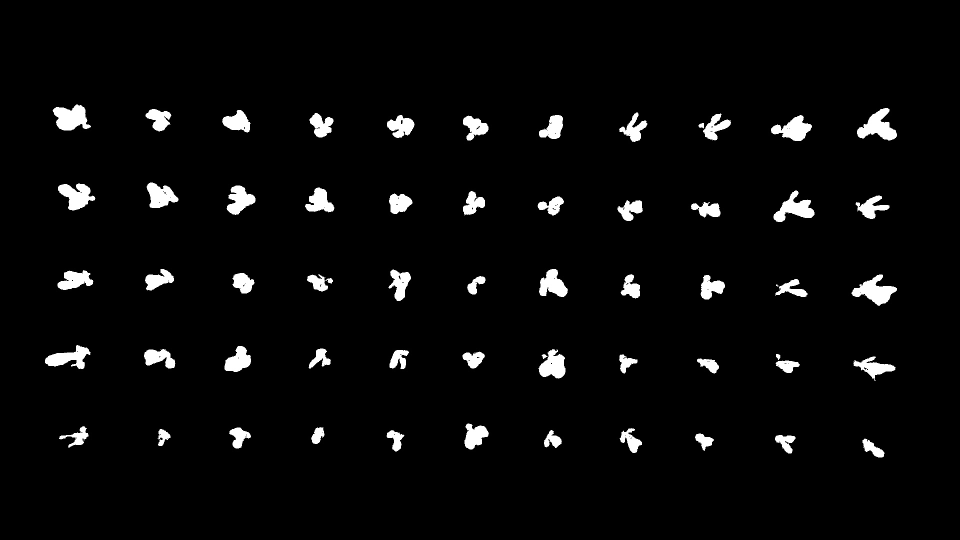
#> input picture image_data/masks/T03_mask/T03_GH13_JC01_Feb-02-2023_0743_rgb.jpg, 1920 x 1080 px, given as the content of the folder T03_example, which was not available (shown at 1/2 size)
$ python Find_RGB.py
#> lines starting #> are read from the running program, lines starting #| are printed output that depends on the picture; after the words box and inside, x2 and y2 are one past the last pixel; in counts of white or black regions, pixels touching at a corner belong together; pictures that were not available may be replaced by others from this repository, and a replacement may not be noted
# finding hsv range of target object(pen)
import cv2
import numpy as np
import time
import glob
from os import chdir,remove,mkdir

# A required callback method that goes into the trackbar function.
def nothing(x):
    pass

# [8 lines of commented-out code are left out]

filenames = sorted(glob.glob('T03_example/*.jpg'))


l_r, l_g, l_b, u_r, u_g, u_b, size_ig = 0,0,0,255,255,255,0
for id, file in enumerate (filenames):
    if 1==1:# file[0:2] == "24":
        img = cv2.imread(file)                  # open a file
#> img is the input picture: shape (1080, 1920, 3); min 0, max 255, mean 9.4
        # [4 lines of commented-out code are left out]
        cap = img
        frame = cap


        # Create a window named trackbars.
        cv2.namedWindow("Trackbars")

        # Now create 6 trackbars that will control the lower and upper range of
        # H,S and V channels. The Arguments are like this: Name of trackbar,
        # window name, range,callback function. For Hue the range is 0-179 and
        # for S,V its 0-255.
        cv2.createTrackbar("L - R", "Trackbars", l_r, 179, nothing)
        cv2.createTrackbar("L - G", "Trackbars", l_g, 255, nothing)
        cv2.createTrackbar("L - B", "Trackbars", l_b, 255, nothing)
        cv2.createTrackbar("U - R", "Trackbars", u_r, 179, nothing)
        cv2.createTrackbar("U - G", "Trackbars", u_g, 255, nothing)
        cv2.createTrackbar("U - B", "Trackbars", u_b, 255, nothing)
        cv2.createTrackbar("Size", "Trackbars", size_ig, 1500, nothing)


        while True:


            # Convert the BGR image to HSV image.
            rgb = cv2.cvtColor(cap, cv2.COLOR_BGR2RGB)

            # Get the new values of the trackbar in real time as the user changes
            # them
            l_r = cv2.getTrackbarPos("L - R", "Trackbars")
            l_g = cv2.getTrackbarPos("L - G", "Trackbars")
            l_b = cv2.getTrackbarPos("L - B", "Trackbars")
            u_r = cv2.getTrackbarPos("U - R", "Trackbars")
            u_g = cv2.getTrackbarPos("U - G", "Trackbars")
            u_b = cv2.getTrackbarPos("U - B", "Trackbars")
            size_ig = cv2.getTrackbarPos("Size", "Trackbars")

            # Set the lower and upper HSV range according to the value selected
            # by the trackbar
            lower_range = np.array([l_r, l_g, l_b])
            upper_range = np.array([u_r, u_g, u_b])

            # Filter the image and get the binary mask, where white represents
            # your target color
            mask = cv2.inRange(rgb, lower_range, upper_range)
#> mask: shape (1080, 1920); every value is 255
            cont, hier = cv2.findContours(mask, cv2.RETR_EXTERNAL, cv2.CHAIN_APPROX_NONE)
#> cont = 1 contour; box (x1, y1, x2, y2) and area: (0, 0, 1920, 1080) 2070601
            for contour in cont:
                if cv2.contourArea(contour) < size_ig:
                    cv2.fillPoly(mask, pts=[contour], color=(0, 0, 0))
#> this loop made 1 pass

            # You can also visualize the real part of the target color (Optional)
            res = cv2.bitwise_and(frame, frame, mask=mask)

            # Converting the binary mask to 3 channel image, this is just so
            # we can stack it with the others
            mask_3 = cv2.cvtColor(mask, cv2.COLOR_GRAY2BGR)
#> mask_3: shape (1080, 1920, 3); every value is 255

            # stack the mask, orginal frame and the filtered result
            stacked = np.hstack((mask_3, frame, res))
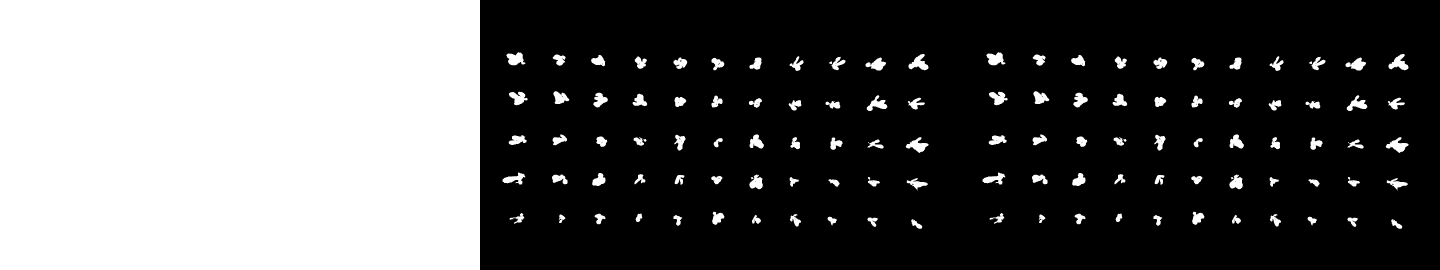
#> stacked: shape (1080, 5760, 3) (shown at 1/4 size); min 0, max 255, mean 91.3

            # Show this stacked frame at 40% of the size.
            cv2.imshow('Trackbars', cv2.resize(stacked, None, fx=0.3, fy=0.3))
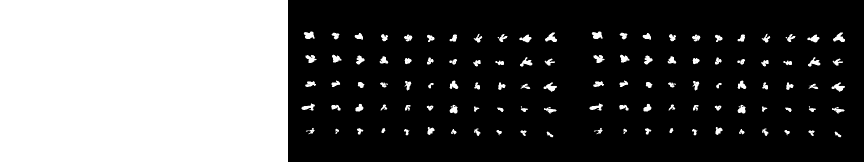
#> window 'Trackbars': shape (324, 1728, 3) (shown at 1/2 size); min 0, max 255, mean 91.3

            # If the user presses ESC then exit the program
            key = cv2.waitKey(1)
#> (key Esc is pressed here)
            if key == 27:
                break

            # If the user presses `s` then print this array.
            if key == ord('s'):
                thearray = [[l_r, l_g, l_b], [u_r, u_g, u_b]]
                print(thearray)
                img_name = file.split('\\')[-1]
                cv2.imwrite(f'T03_mask/{img_name}', mask)

                # Also save this array as penval.npy
                #np.save('hsv_value', thearray)
                break


        # Release the camera & destroy the windows.
        cv2.destroyAllWindows()

$ run again, on image_data/masks/T03_mask/T03_GH13_JC01_Feb-16-2023_0754_rgb.jpg
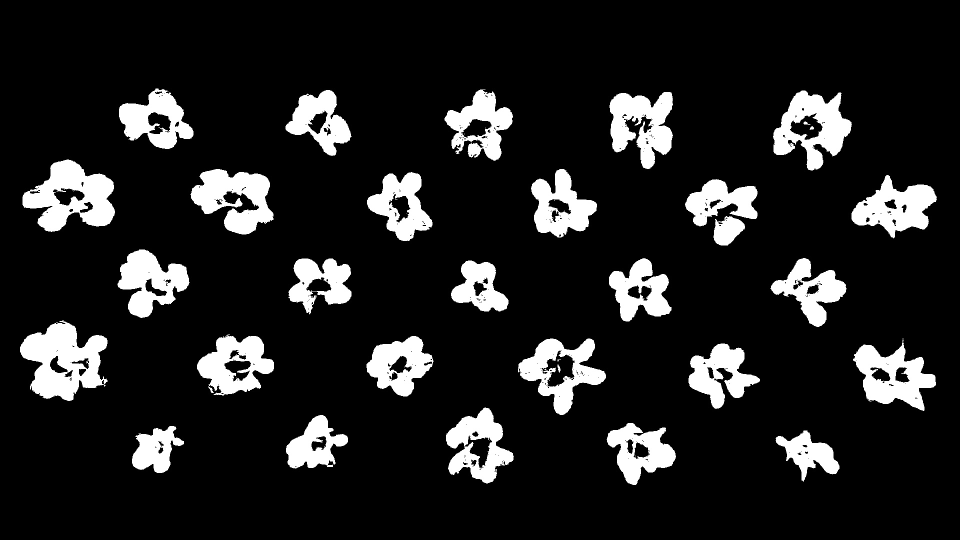
#> input picture image_data/masks/T03_mask/T03_GH13_JC01_Feb-16-2023_0754_rgb.jpg, 1920 x 1080 px, given as the content of the folder T03_example, which was not available (shown at 1/2 size)
#> img is the input picture: shape (1080, 1920, 3); min 0, max 255, mean 33
#> mask: shape (1080, 1920); every value is 255
#> cont = 1 contour; box (x1, y1, x2, y2) and area: (0, 0, 1920, 1080) 2070601
#> the loop `for contour in cont:` made 1 pass
#> mask_3: shape (1080, 1920, 3); every value is 255
#> `stacked = np.hstack((mask_3, frame, res))`:
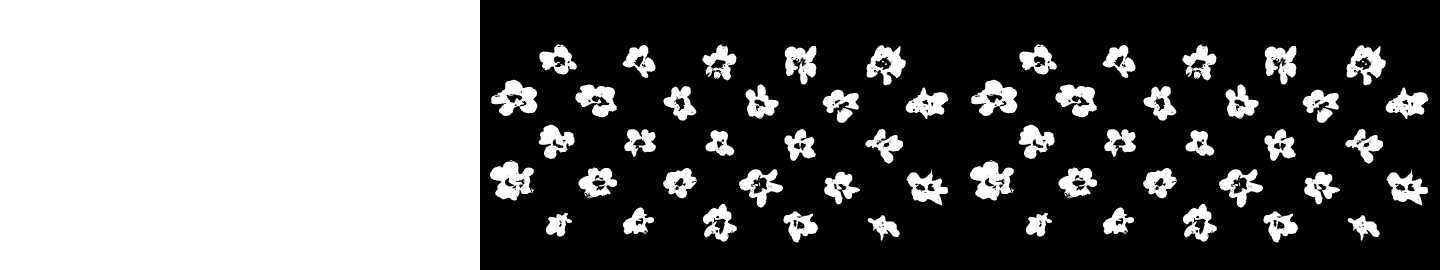
#> stacked: shape (1080, 5760, 3) (shown at 1/4 size); min 0, max 255, mean 107
#> `cv2.imshow('Trackbars', cv2.resize(stacked, None, fx=0.3, fy=0.3))`:
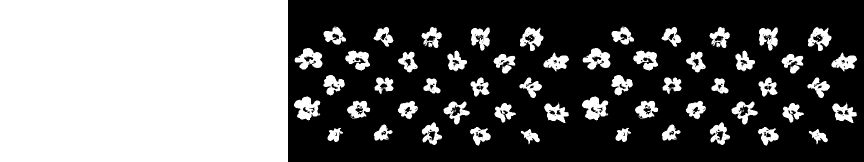
#> window 'Trackbars': shape (324, 1728, 3) (shown at 1/2 size); min 0, max 255, mean 107

$ run again, on image_data/masks/T03_mask/T03_GH13_JC01_Feb-21-2023_1214_rgb.jpg
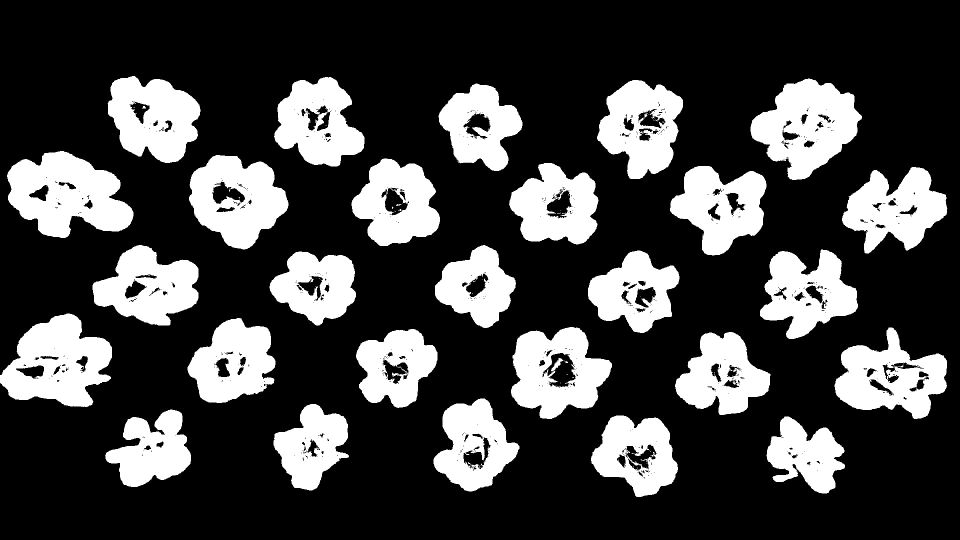
#> input picture image_data/masks/T03_mask/T03_GH13_JC01_Feb-21-2023_1214_rgb.jpg, 1920 x 1080 px, given as the content of the folder T03_example, which was not available (shown at 1/2 size)
#> img is the input picture: shape (1080, 1920, 3); min 0, max 255, mean 65.9
#> mask: shape (1080, 1920); every value is 255
#> cont = 1 contour; box (x1, y1, x2, y2) and area: (0, 0, 1920, 1080) 2070601
#> the loop `for contour in cont:` made 1 pass
#> mask_3: shape (1080, 1920, 3); every value is 255
#> `stacked = np.hstack((mask_3, frame, res))`:
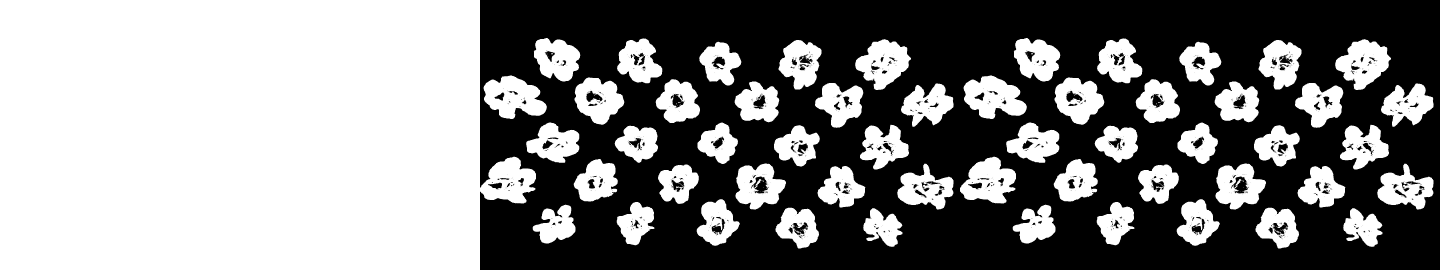
#> stacked: shape (1080, 5760, 3) (shown at 1/4 size); min 0, max 255, mean 129
#> `cv2.imshow('Trackbars', cv2.resize(stacked, None, fx=0.3, fy=0.3))`:
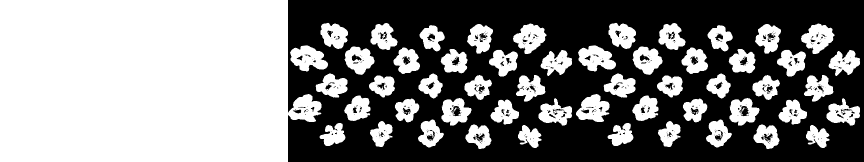
#> window 'Trackbars': shape (324, 1728, 3) (shown at 1/2 size); min 0, max 255, mean 128.9
